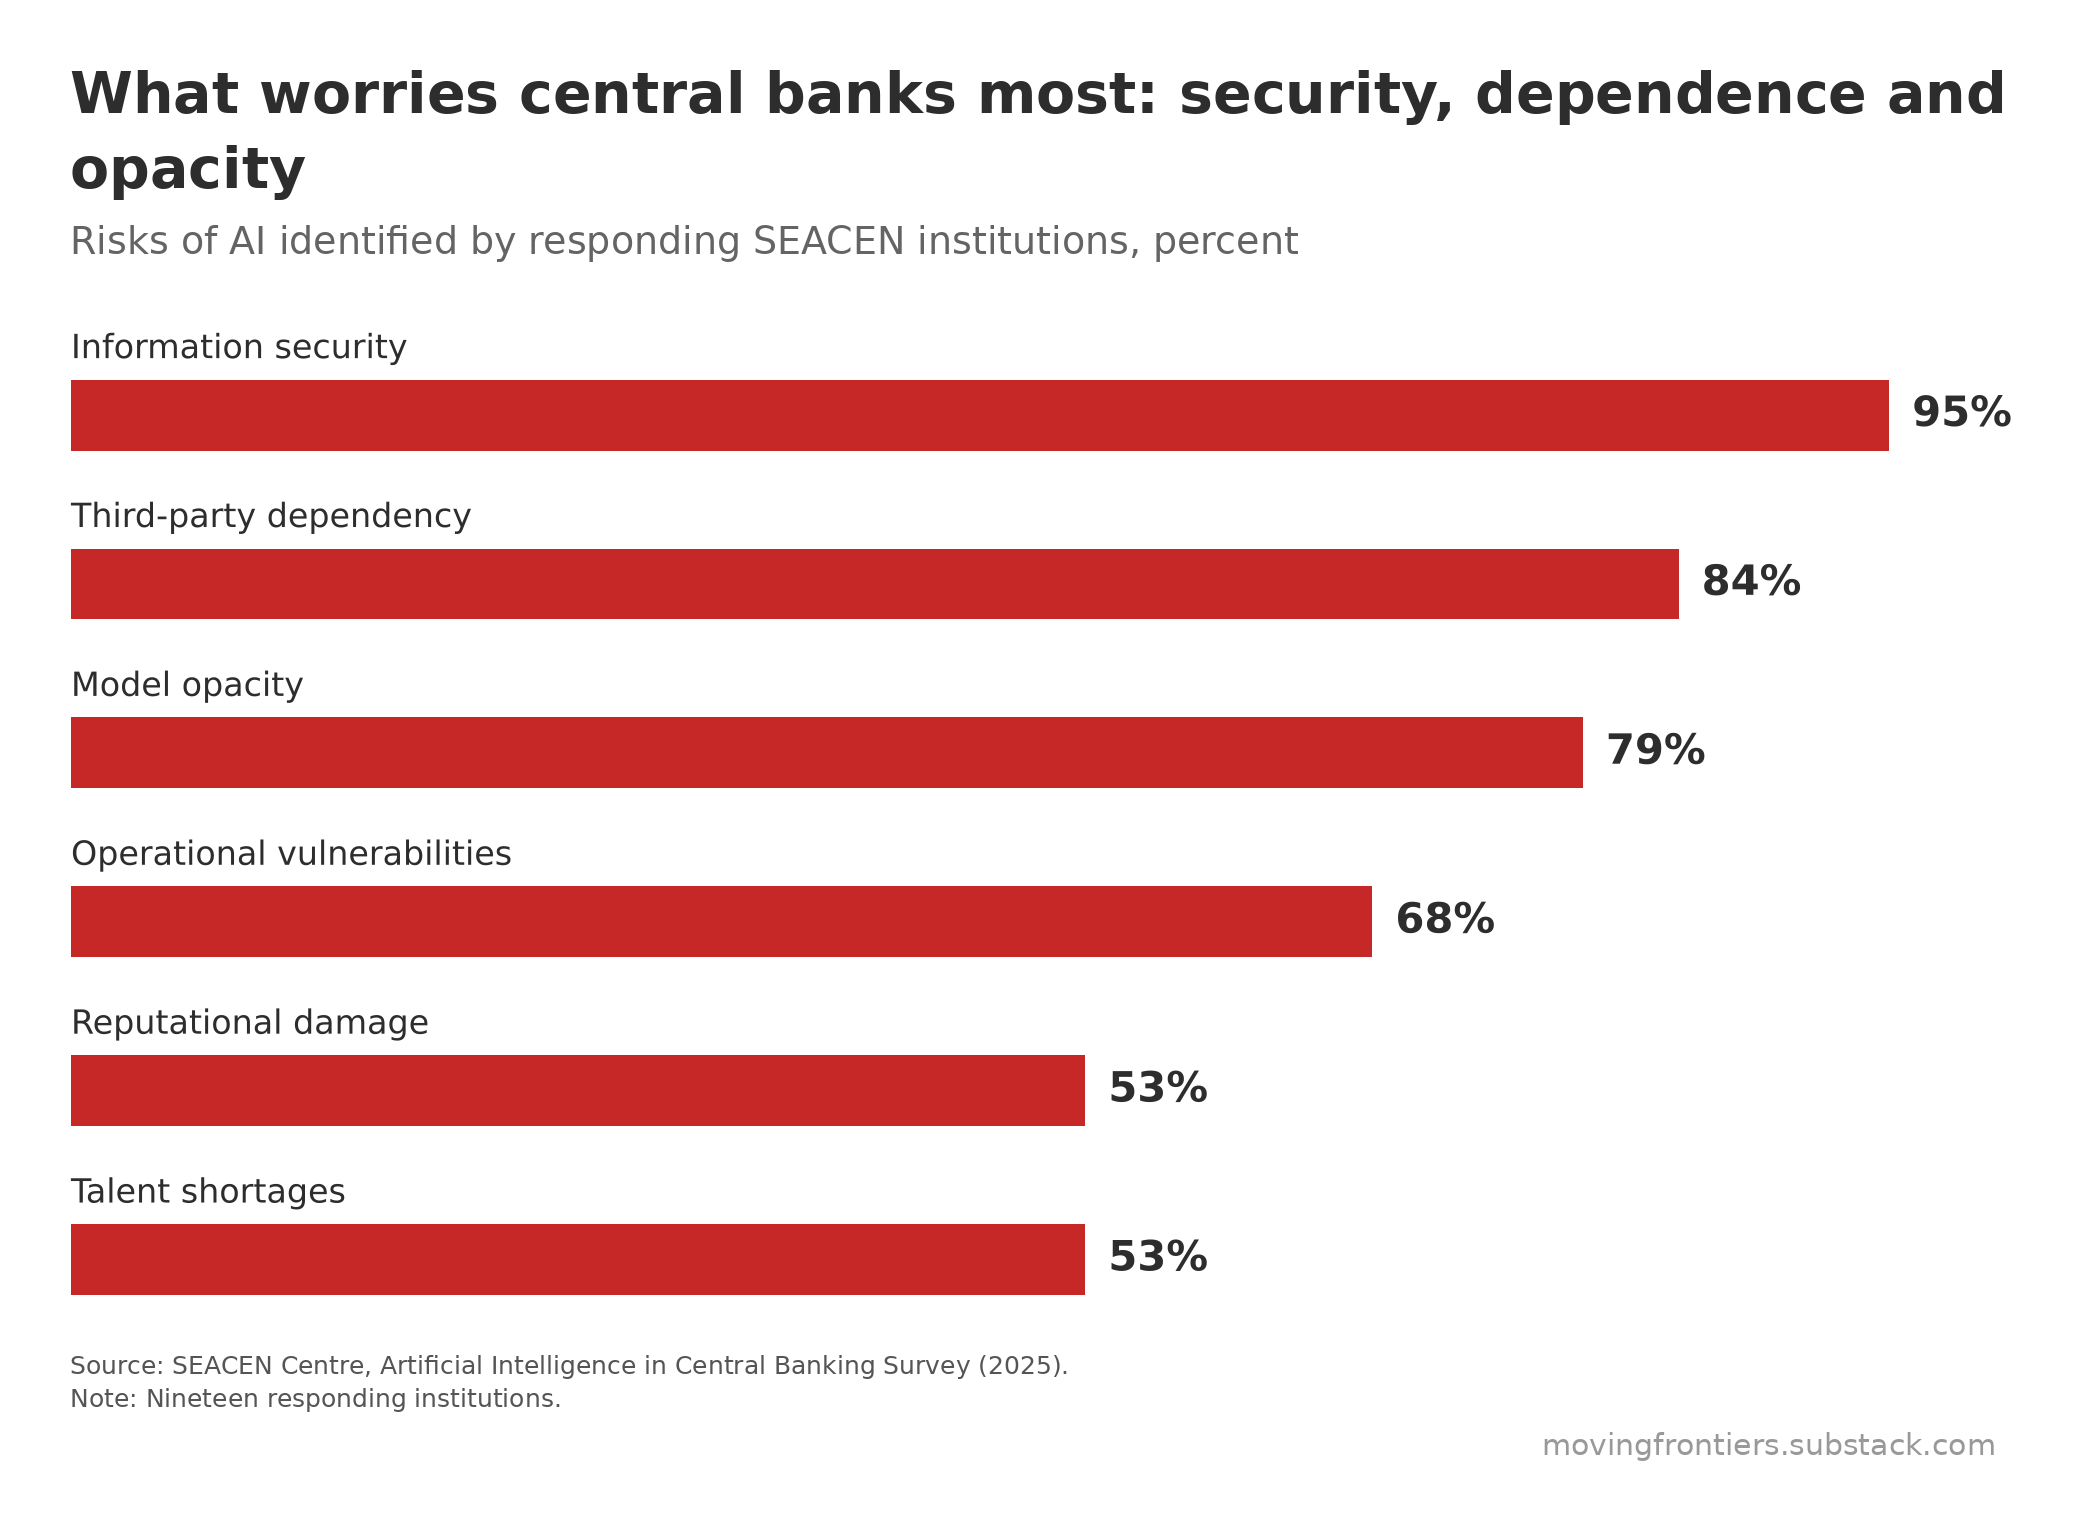

The script that saved this image:
"""chart-4-central-banks-ai-risks.py

What worries central banks most: security, dependence and opacity

Self-contained: the Moving Frontiers house style, the data and the chart are all in
this one file. Needs only numpy, pandas, matplotlib and Pillow. Running it writes
chart-4-central-banks-ai-risks.png and chart-4-central-banks-ai-risks.csv next to the script.

HOW THE CHART IS BUILT
Horizontal bars ranked from largest to smallest, with the category written above
each bar and the percentage at its end. No axes are drawn because every value is
labelled.
"""
import io
import pandas as pd
import matplotlib
matplotlib.use("Agg")
import matplotlib.pyplot as plt
from matplotlib.patches import Patch

# =====================================================================================
# HOUSE STYLE (inlined)
# =====================================================================================
import os
import numpy as np
import matplotlib
from PIL import Image, ImageDraw, ImageFont

DPI = 200

# ---- colours: the main elements, by how many series the chart has ----
RED, GOLD, GREEN, BLUE = "#C62828", "#F9A825", "#00897B", "#283593"
PALETTE = {1: [BLUE],
           2: [RED, BLUE],
           3: [RED, BLUE, GOLD],
           4: [RED, GOLD, GREEN, BLUE]}
GREY = "#888888"          # axes, rules, de-emphasised marks


def palette(n):
    assert n in PALETTE, "the house palette covers one to four series"
    return PALETTE[n]


# ---- spacing, in pixels at 200 dpi, every gap ink to ink ----
GAP_TITLE_SUB = 25        # subtitle below the title
GAP_SUB_PLOT  = 70        # plot below the subtitle
GAP_PLOT_CAP  = 60        # caption below the plot
GAP_CAP_MARK  = 20        # watermark below the last caption line
MARK_RIGHT    = 15        # watermark right edge, inside the content right edge
BORDER        = 70        # empty space around the whole canvas

# Canvas width is allowed to differ from chart to chart: each canvas is just the plot
# plus the border. Pass content_w=<px> to compose() to pad a narrow plot out to a
# common width instead, which is optional.
CONTENT_W     = None

# Type is fixed, not scaled to the chart. Sizing the title from the plot width made
# it depend on how much white space matplotlib happened to leave, so a narrow chart
# got a smaller title than a wide one in the same pack.
# TYPE SCALES WITH THE CANVAS, so that a chart shown at a fixed display width, a
# phone column say, always shows the same apparent type whatever its own pixel width.
# The point sizes below are the sizes at REF_W; a canvas half again as wide gets type
# half again as large, and the two look identical once both are scaled to the column.
# Sizing type from the plot width, as an earlier version did, is not the same thing and
# was a bug: it made the title depend on how much white space matplotlib happened to
# leave around the axes rather than on how large the image is.
REF_W      = 1980         # reference canvas width the point sizes below refer to
TITLE_PT   = 19.44        # title, 54px at REF_W
SUB_FRAC   = 0.68         # subtitle as a share of the title
CAP_PT     = 8.5          # caption, 24px at REF_W
MARK_MULT  = 1.2          # watermark as a share of the caption
LEADING    = 1.32

# Type inside the plot. Set once here and applied by rc(), so every chart in a pack
# carries the same tick labels, axis titles and annotations. A build script that
# passes its own fontsize= breaks that, so use these constants instead.
AXIS_PT    = 13           # axis titles
TICK_PT    = 12           # tick labels, both axes
LEGEND_PT  = 12           # legend entries
LABEL_PT   = 11.5         # in-plot labels and data values
EMPH_PT    = 15           # emphasised data values, bold

INK        = "#2D2D2D"    # title
SUB_INK    = "#646464"    # subtitle
CAP_INK    = "#555555"    # caption
MARK_INK   = "#999999"    # watermark
MARK_TEXT  = "movingfrontiers.substack.com"
CREDIT     = ""


def rc():
    """Matplotlib defaults for the plot itself."""
    matplotlib.pyplot.rcParams.update({
        "font.family": "DejaVu Sans", "font.size": AXIS_PT,
        "axes.labelsize": AXIS_PT, "xtick.labelsize": TICK_PT,
        "ytick.labelsize": TICK_PT, "legend.fontsize": LEGEND_PT,
        "axes.edgecolor": GREY, "axes.linewidth": 1.0,
        "figure.facecolor": "white", "axes.facecolor": "white"})


def style_ax(ax):
    ax.spines["top"].set_visible(False)
    ax.spines["right"].set_visible(False)


def _font(px, bold=False):
    name = "DejaVuSans-Bold.ttf" if bold else "DejaVuSans.ttf"
    for p in (os.path.join(matplotlib.get_data_path(), "fonts", "ttf", name),
              "/usr/share/fonts/truetype/dejavu/" + name):
        if os.path.exists(p):
            return ImageFont.truetype(p, px)
    raise FileNotFoundError(name)


def _ink(font, s):
    """Ink top and bottom of a string relative to its baseline."""
    b = font.getbbox(s, anchor="ls")
    return b[1], b[3]


def _ink_left(font, s):
    """How far the first glyph's ink sits from the pen position. Usually zero, but a
    few capitals carry a negative left side bearing, so a line starting with one puts
    ink a pixel outside the border that verify() insists on. Drawing at x minus this
    lines the ink up with the border instead of the pen."""
    return font.getbbox(s, anchor="ls")[0]


def _wrap(font, paragraphs, width):
    """Greedy wrap. Also returns, for each line, which paragraph it came from, so a
    line that ends because its paragraph ended can be told apart from one that ends
    because the next word would not fit."""
    lines, owner = [], []
    for p, text in enumerate(paragraphs):
        cur = ""
        for w in text.split():
            t = (cur + " " + w).strip()
            if not cur or font.getlength(t) <= width:
                cur = t
            else:
                lines.append(cur); owner.append(p); cur = w
        if cur:
            lines.append(cur); owner.append(p)
    return lines, owner


def _crop(img):
    g = np.array(img.convert("L"))
    r = np.where((g < 250).any(1))[0]
    c = np.where((g < 250).any(0))[0]
    return img.crop((c.min(), r.min(), c.max() + 1, r.max() + 1))


def compose(plot_png, out_png, title, subtitle, source, note=None, credit=CREDIT,
            content_w=CONTENT_W):
    """Title band above the plot, caption and watermark below, BORDER px all around."""
    plot = _crop(Image.open(plot_png).convert("RGB"))
    PW, H = plot.size
    W = max(PW, content_w or 0)          # the target is a floor, never a ceiling

    k = (W + 2 * BORDER) / REF_W         # type scales with the canvas, not the plot
    title_px = round(TITLE_PT * DPI / 72 * k)
    cap_px   = round(CAP_PT * DPI / 72 * k)
    f_title = _font(title_px, bold=True)
    f_sub   = _font(int(title_px * SUB_FRAC))
    f_cap   = _font(cap_px)
    f_mark  = _font(round(cap_px * MARK_MULT))

    tl, _ = _wrap(f_title, [title], W)
    sl, _ = _wrap(f_sub, [subtitle], W)
    paras = ["Source: " + source + (" " + credit if credit else "")]
    if note:
        paras.append("Note: " + note)
    cl, owner = _wrap(f_cap, paras, W)
    for i in range(len(cl) - 1):                       # lines must be maximally full
        if owner[i + 1] == owner[i]:
            nxt = cl[i + 1].split()[0]
            assert f_cap.getlength(cl[i] + " " + nxt) > W, \
                f"caption line {i} is not filled to the full width"

    tlh = int(f_title.size * LEADING)
    slh = int(f_sub.size * LEADING)
    clh = int(f_cap.size * LEADING)

    # walk down the page, each gap measured from the ink above it
    y, place = 0, []
    for i, s in enumerate(tl):
        base = y - _ink(f_title, s)[0] if i == 0 else place[-1][0] + tlh
        place.append((base, s, f_title, INK, "left"))
    y = place[-1][0] + _ink(f_title, tl[-1])[1]
    for i, s in enumerate(sl):
        base = (y + GAP_TITLE_SUB - _ink(f_sub, s)[0]) if i == 0 else place[-1][0] + slh
        place.append((base, s, f_sub, SUB_INK, "left"))
    y = place[-1][0] + _ink(f_sub, sl[-1])[1]

    plot_y = y + GAP_SUB_PLOT
    y = plot_y + H

    for i, s in enumerate(cl):
        base = (y + GAP_PLOT_CAP - _ink(f_cap, s)[0]) if i == 0 else place[-1][0] + clh
        place.append((base, s, f_cap, CAP_INK, "left"))
    y = place[-1][0] + _ink(f_cap, cl[-1])[1]
    place.append((y + GAP_CAP_MARK - _ink(f_mark, MARK_TEXT)[0],
                  MARK_TEXT, f_mark, MARK_INK, "right"))
    y = place[-1][0] + _ink(f_mark, MARK_TEXT)[1]

    canvas = Image.new("RGB", (W + 2 * BORDER, y + 2 * BORDER), "white")
    canvas.paste(plot, (BORDER, plot_y + BORDER))     # left, with the title and caption
    d = ImageDraw.Draw(canvas)
    for base, s, f, col, align in place:
        if align == "right":
            x = BORDER + W - MARK_RIGHT - f.getlength(s)
        else:
            x = BORDER - _ink_left(f, s)
        d.text((x, base + BORDER), s, font=f, fill=col, anchor="ls")
    canvas.save(out_png)
    verify(out_png)
    return out_png


def verify(png):
    """Blank pixel rows between each block, and the border, must match the constants."""
    a = np.array(Image.open(png).convert("L"))
    Hh, Ww = a.shape
    ink = a < 250
    rows = np.where(ink.any(1))[0]
    cols = np.where(ink.any(0))[0]
    bands, start, prev = [], rows[0], rows[0]
    for r in rows[1:]:
        if r - prev > 3:
            bands.append((start, prev)); start = r
        prev = r
    bands.append((start, prev))
    gaps = [bands[i + 1][0] - bands[i][1] - 1 for i in range(len(bands) - 1)]
    assert GAP_SUB_PLOT in gaps, f"no {GAP_SUB_PLOT}px gap below the subtitle"
    assert GAP_PLOT_CAP in gaps, f"no {GAP_PLOT_CAP}px gap above the caption"
    assert gaps[-1] == GAP_CAP_MARK, \
        f"gap above the watermark is {gaps[-1]}px, expected {GAP_CAP_MARK}"
    assert (rows[0], Hh - 1 - rows[-1], cols[0]) == (BORDER, BORDER, BORDER), \
        f"top, bottom and left borders are {(rows[0], Hh - 1 - rows[-1], cols[0])}, " \
        f"expected {BORDER}"
    assert Ww - 1 - cols[-1] >= BORDER, \
        f"right border is {Ww - 1 - cols[-1]}, expected at least {BORDER}"
    wm_cols = np.where(ink[bands[-1][0]:bands[-1][1] + 1, :].any(0))[0]
    assert Ww - 1 - wm_cols.max() >= BORDER + MARK_RIGHT - 3, "watermark right margin is wrong"
    return gaps

GRID = "#E6E6E6"

def tint(hex_colour, t):
    """Blend a hex colour towards white by the fraction t."""
    c = np.array([int(hex_colour[i:i + 2], 16) for i in (1, 3, 5)])
    return "#{:02X}{:02X}{:02X}".format(*(c + (255 - c) * t).round().astype(int))

def fig_ax(h=6.0, left=0.075, right=0.985, bottom=0.11, top=0.97):
    rc()
    fig, ax = plt.subplots(figsize=(10.6, h), dpi=DPI)
    fig.subplots_adjust(left=left, right=right, top=top, bottom=bottom)
    style_ax(ax)
    ax.set_axisbelow(True)
    return fig, ax

def hbars(ax, labels, values, colour, xmax=100):
    """Horizontal bars with the category written above each bar and the value at its end."""
    n = len(labels)
    for i, (l, v) in enumerate(zip(labels, values)):
        y = n - 1 - i
        ax.barh(y, v, height=0.42, color=colour, zorder=3)
        ax.text(0, y + 0.29, l, ha="left", va="bottom", fontsize=LABEL_PT + 0.5, color=INK)
        ax.text(v + xmax * 0.012, y, "{:g}%".format(v), ha="left", va="center",
                fontsize=EMPH_PT, fontweight="bold", color=INK)
    ax.set_ylim(-0.5, n - 0.2)
    ax.set_xlim(0, xmax * 1.08)
    ax.set_yticks([])
    ax.set_xticks([])
    for sp in ("left", "bottom"):
        ax.spines[sp].set_visible(False)

def legend(fig, handles):
    fig.legend(handles=handles, loc="lower center", bbox_to_anchor=(0.5, 0.0), ncol=len(handles),
               frameon=False, fontsize=LEGEND_PT, handlelength=1.1, handleheight=1.1, columnspacing=2.4)

# =====================================================================================
# DATA
# =====================================================================================
STEM = "chart-4-central-banks-ai-risks"
RAW = """\
risk,share_percent
Information security,95
Third-party dependency,84
Model opacity,79
Operational vulnerabilities,68
Reputational damage,53
Talent shortages,53
"""
df = pd.read_csv(io.StringIO(RAW))
df.to_csv(STEM + ".csv", index=False)

TITLE = 'What worries central banks most: security, dependence and opacity'
SUBTITLE = 'Risks of AI identified by responding SEACEN institutions, percent'
SOURCE = 'SEACEN Centre, Artificial Intelligence in Central Banking Survey (2025).'
NOTE = 'Nineteen responding institutions.'

# =====================================================================================
# CHART
# =====================================================================================
fig, ax = fig_ax(h=5.6, left=0.01, bottom=0.02)
hbars(ax, df.risk, df.share_percent, RED)

fig.savefig("_plot.png", dpi=DPI, facecolor="white", bbox_inches="tight")
plt.close(fig)
compose("_plot.png", STEM + ".png", TITLE, SUBTITLE, SOURCE, NOTE)
os.remove("_plot.png")
print("wrote", STEM + ".png", "and", STEM + ".csv")
